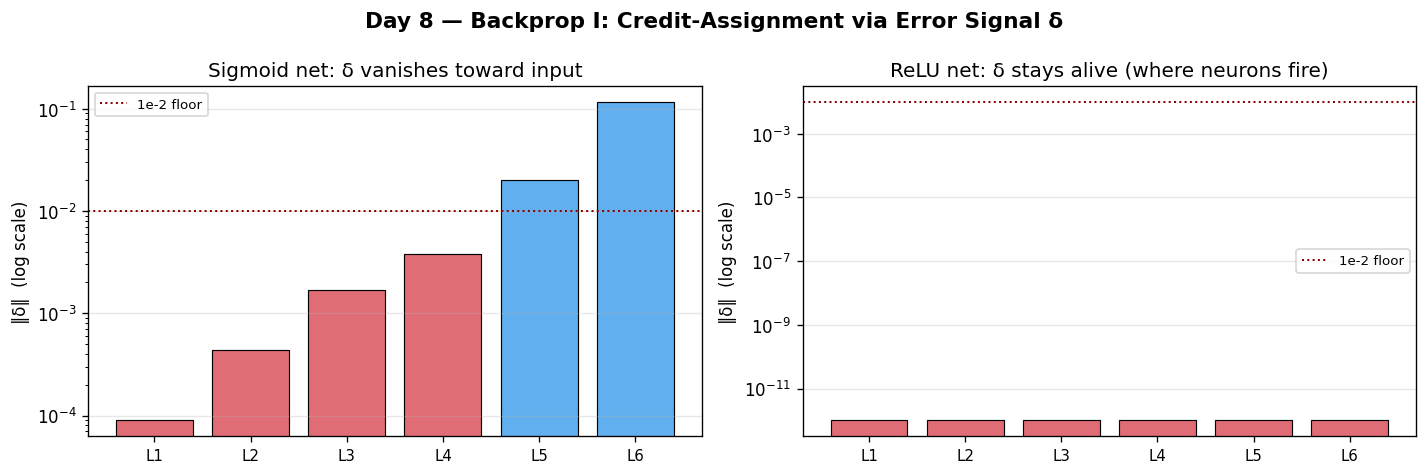

Here is the Python script that generated this plot:
import numpy as np
import matplotlib.pyplot as plt

np.random.seed(42)

L = 6
n_units = [10, 8, 8, 8, 8, 4, 1]
W = [np.random.randn(n_units[l+1], n_units[l]) * 0.5 for l in range(L)]
b = [np.zeros(n_units[l+1]) for l in range(L)]

def sigmoid(z): return 1 / (1 + np.exp(-np.clip(z, -500, 500)))
def d_sigmoid(z): s = sigmoid(z); return s * (1 - s)

x = np.random.randn(n_units[0])
y_target = np.array([1.0])

zs, acts = [], [x]
for l in range(L):
    z = W[l] @ acts[-1] + b[l]
    zs.append(z)
    acts.append(sigmoid(z))

dL_da = acts[-1] - y_target
delta = dL_da * d_sigmoid(zs[-1])
delta_norms = [np.linalg.norm(delta)]
for l in range(L-2, -1, -1):
    delta = (W[l+1].T @ delta) * d_sigmoid(zs[l])
    delta_norms.insert(0, np.linalg.norm(delta))

def relu(z): return np.maximum(0, z)
def d_relu(z): return (z > 0).astype(float)

acts_r = [x]; zs_r = []
for l in range(L):
    z = W[l] @ acts_r[-1] + b[l]
    zs_r.append(z)
    acts_r.append(relu(z))

dL_da_r = acts_r[-1] - y_target
delta_r = dL_da_r * d_relu(zs_r[-1])
delta_norms_r = [np.linalg.norm(delta_r)]
for l in range(L-2, -1, -1):
    delta_r = (W[l+1].T @ delta_r) * d_relu(zs_r[l])
    delta_norms_r.insert(0, np.linalg.norm(delta_r))

# Replace any zeros with a small floor so log scale works
delta_norms   = [max(v, 1e-12) for v in delta_norms]
delta_norms_r = [max(v, 1e-12) for v in delta_norms_r]

fig, axes = plt.subplots(1, 2, figsize=(12, 4))
fig.suptitle("Day 8 — Backprop I: Credit-Assignment via Error Signal δ", fontsize=13, fontweight="bold")

layer_labels = [f"L{i+1}" for i in range(L)]

ax = axes[0]
ax.bar(range(L), delta_norms, color=["#e06c75" if v < 0.01 else "#61afef" for v in delta_norms], edgecolor="k", linewidth=0.7)
ax.set_xticks(range(L)); ax.set_xticklabels(layer_labels, fontsize=9)
ax.set_ylabel("‖δ‖  (log scale)")
ax.set_title("Sigmoid net: δ vanishes toward input")
ax.set_yscale("log"); ax.grid(True, alpha=0.3, axis="y")
ax.axhline(1e-2, color="darkred", linestyle=":", linewidth=1.2, label="1e-2 floor")
ax.legend(fontsize=8)

ax2 = axes[1]
ax2.bar(range(L), delta_norms_r,
        color=["#98c379" if v >= 1e-4 else "#e06c75" for v in delta_norms_r],
        edgecolor="k", linewidth=0.7)
ax2.set_xticks(range(L)); ax2.set_xticklabels(layer_labels, fontsize=9)
ax2.set_ylabel("‖δ‖  (log scale)")
ax2.set_title("ReLU net: δ stays alive (where neurons fire)")
ax2.set_yscale("log"); ax2.grid(True, alpha=0.3, axis="y")
ax2.axhline(1e-2, color="darkred", linestyle=":", linewidth=1.2, label="1e-2 floor")
ax2.legend(fontsize=8)

plt.tight_layout()
plt.savefig("graph_DAY_8.png", dpi=120, bbox_inches="tight")
print("graph_DAY_8.png saved")
